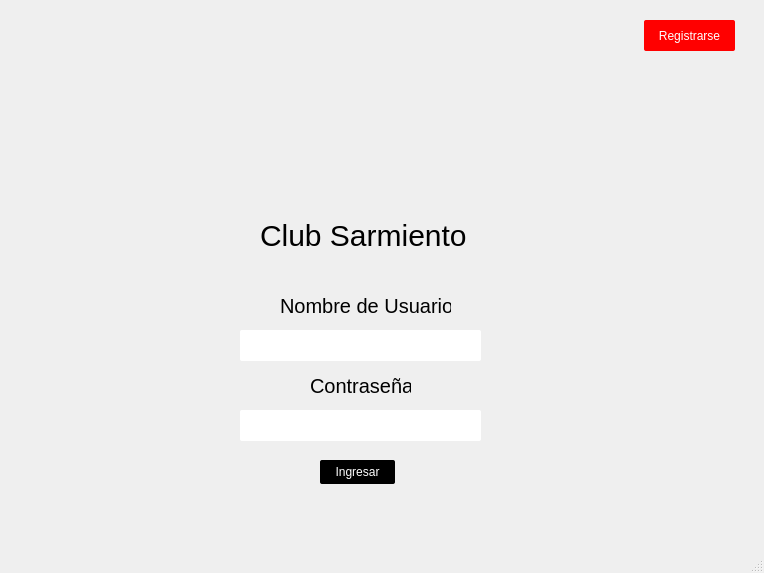
<?xml version="1.0" encoding="UTF-8"?>
<ui version="4.0">
 <class>Club_Sarmiento</class>
 <widget class="QMainWindow" name="Club_Sarmiento">
  <property name="geometry">
   <rect>
    <x>0</x>
    <y>0</y>
    <width>764</width>
    <height>573</height>
   </rect>
  </property>
  <property name="windowTitle">
   <string>MainWindow</string>
  </property>
  <property name="styleSheet">
   <string notr="true">MainWindow{
background-color:black;
}</string>
  </property>
  <widget class="QWidget" name="centralwidget">
   <widget class="QLabel" name="label_3">
    <property name="geometry">
     <rect>
      <x>280</x>
      <y>90</y>
      <width>171</width>
      <height>121</height>
     </rect>
    </property>
    <property name="toolTip">
     <string>&lt;html&gt;&lt;head/&gt;&lt;body&gt;&lt;p&gt;&lt;img src=&quot;:/Imagen Nueva/MockUps/Icono Club Sarmiento (Sin Fondo).png&quot;/&gt;&lt;/p&gt;&lt;/body&gt;&lt;/html&gt;</string>
    </property>
    <property name="styleSheet">
     <string notr="true">
image: url(:/Imagen Nueva/MockUps/Icono Club Sarmiento (Sin Fondo).png);
</string>
    </property>
    <property name="text">
     <string/>
    </property>
   </widget>
   <widget class="QLabel" name="ClubSarmiento">
    <property name="geometry">
     <rect>
      <x>260</x>
      <y>220</y>
      <width>211</width>
      <height>31</height>
     </rect>
    </property>
    <property name="styleSheet">
     <string notr="true">font-size: 30px;
</string>
    </property>
    <property name="text">
     <string>Club Sarmiento</string>
    </property>
   </widget>
   <widget class="QLabel" name="Usuario">
    <property name="geometry">
     <rect>
      <x>280</x>
      <y>290</y>
      <width>171</width>
      <height>31</height>
     </rect>
    </property>
    <property name="styleSheet">
     <string notr="true">QLabel{
font-size: 20px;
}</string>
    </property>
    <property name="text">
     <string>Nombre de Usuario</string>
    </property>
   </widget>
   <widget class="QPlainTextEdit" name="UsuarioPass">
    <property name="geometry">
     <rect>
      <x>240</x>
      <y>410</y>
      <width>241</width>
      <height>31</height>
     </rect>
    </property>
    <property name="styleSheet">
     <string notr="true">QPlainTextEdit{
background-color: white;
border-radius: 2px;
color:black;
}</string>
    </property>
    <property name="plainText">
     <string/>
    </property>
   </widget>
   <widget class="QLabel" name="Pass">
    <property name="geometry">
     <rect>
      <x>310</x>
      <y>370</y>
      <width>101</width>
      <height>31</height>
     </rect>
    </property>
    <property name="styleSheet">
     <string notr="true">QLabel{
font-size: 20px;
}</string>
    </property>
    <property name="text">
     <string>Contraseña</string>
    </property>
   </widget>
   <widget class="QPlainTextEdit" name="UsuarioCampo">
    <property name="geometry">
     <rect>
      <x>240</x>
      <y>330</y>
      <width>241</width>
      <height>31</height>
     </rect>
    </property>
    <property name="styleSheet">
     <string notr="true">QPlainTextEdit{
background-color: white;
border-radius: 2px;
color:black;
}</string>
    </property>
    <property name="plainText">
     <string/>
    </property>
   </widget>
   <widget class="QPushButton" name="Ingresar">
    <property name="geometry">
     <rect>
      <x>320</x>
      <y>460</y>
      <width>75</width>
      <height>24</height>
     </rect>
    </property>
    <property name="styleSheet">
     <string notr="true">QPushButton{
background-color:black;
border-color: red;
border-style: groove;
border-radius:2px;
color:white;
}</string>
    </property>
    <property name="text">
     <string>Ingresar</string>
    </property>
   </widget>
   <widget class="QPushButton" name="Registrarse">
    <property name="geometry">
     <rect>
      <x>644</x>
      <y>20</y>
      <width>91</width>
      <height>31</height>
     </rect>
    </property>
    <property name="styleSheet">
     <string notr="true">background-color:red;
color:white;
border-radius:2px;
</string>
    </property>
    <property name="text">
     <string>Registrarse</string>
    </property>
   </widget>
   <zorder>Registrarse</zorder>
   <zorder>UsuarioCampo</zorder>
   <zorder>label_3</zorder>
   <zorder>ClubSarmiento</zorder>
   <zorder>Pass</zorder>
   <zorder>Usuario</zorder>
   <zorder>UsuarioPass</zorder>
   <zorder>Ingresar</zorder>
  </widget>
  <widget class="QMenuBar" name="menubar">
   <property name="geometry">
    <rect>
     <x>0</x>
     <y>0</y>
     <width>764</width>
     <height>22</height>
    </rect>
   </property>
  </widget>
  <widget class="QStatusBar" name="statusbar"/>
 </widget>
 <resources>
  <include location="Logo.qrc"/>
 </resources>
 <connections/>
</ui>
